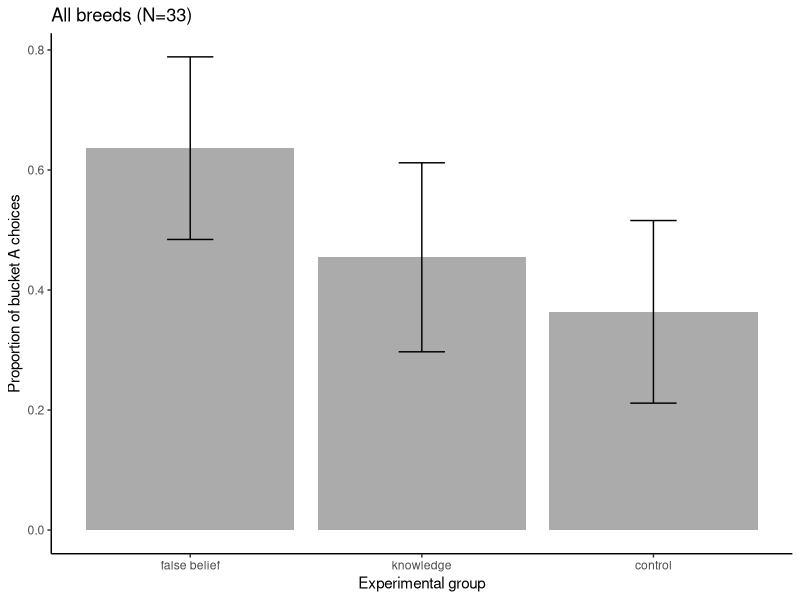
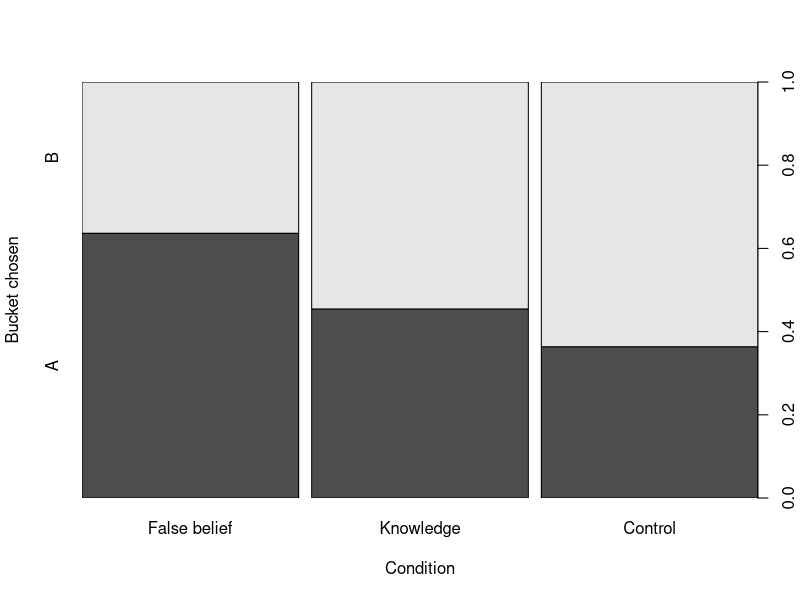

Recreate these plots in R, in order.
## ---- chunk 1
library(tidyverse)
library(ggplot2)
## ---- chunk 2
xdata <- read.csv("data/tested_dogs.csv", header = TRUE) %>% 
  na.omit %>% 
  mutate(choice_letter = as.factor(choice_letter)) %>% 
  mutate(condition = as.factor(condition))
## ---- chunk 3

#descriptive statistics
##nr. dogs choosing bucket A and B overall
table(xdata$choice_letter)
##proportions relative to the whole sample
mean(xdata$choice_letter=="A")
mean(xdata$choice_letter=="B")
##nr. dogs choosing bucket A and B in each condition
table(xdata$condition, xdata$choice_letter)
##proportions relative to the different conditions
fb_subset <- xdata[xdata$condition == "false_belief", ]
know_subset <- xdata[xdata$condition == "knowledge", ]
ctr_subset <- xdata[xdata$condition == "control", ]
mean(fb_subset$choice_letter=="A")
mean(know_subset$choice_letter=="A")
mean(ctr_subset$choice_letter=="A")

#table with descriptive stats for plotting
plot.data <- xdata %>%
  mutate(choice = ifelse(choice_letter == "A", 1, 0)) %>%
  mutate(condition = fct_relevel(
    fct_recode(
      condition,
      "false belief" = "false_belief",
      "knowledge" = "knowledge",
      "control" = "control"
    ),
    "false belief",
    "knowledge",
    "control"
  )) %>% #specify order of factor levels for factor_relevel
  group_by(condition) %>%
  summarise(
    mean.choiceA = mean(choice),
    sd.choiceA = sd(choice),
    n.choseA = sum(choice),
    median.choiceA = median(choice),
    n.tested.per.cond = length(choice),
    se.choiceA = sd(choice) / sqrt(length(choice))
  )

plot.data

##barplot of choices by experimental group

p.choice <- ggplot(data = plot.data, aes(x = condition, y = mean.choiceA)) +
  geom_bar(stat = "identity", alpha = 0.5) +
  geom_errorbar(aes(ymin = mean.choiceA - se.choiceA, ymax = mean.choiceA + #error bars represent standard error
                      se.choiceA),
                width = .2) +
  #ylim(0,0.8)+
  #geom_signif(comparisons=list(c("False Belief", #"Knowledge")), annotations="*",
  #             y_position = 0.75, tip_length = 0.04, #vjust=0.4) +
  theme_classic() +
  labs(x = "Experimental group", y = "Proportion of bucket A choices")+
  ggtitle("All breeds (N=33)")

p.choice
 
#saving the plot with ggsave
# ggsave(
#   "./graphs/bucket_A_choices_BC.png",
#   plot = last_plot(),
#   device = NULL,
#  # path = "C:/Users/lonardol/Desktop/False Belief experiment/FB_2_follow_up/Graphs/Border Collies",
#   scale = 0.8,
#   width = 7,
#   height = 6,
#   #units = c("in", "cm", "mm"),
#   dpi = 320,
#   limitsize = TRUE
# )
## ---- chunk 4
#mosaic plot to visualize also bucket B choices
mosaic.plot.data  <- xdata %>%
  mutate(choice_letter = fct_relevel(choice_letter, "B", "A")) %>%
  mutate(condition = fct_relevel(
    fct_recode(
      condition,
      "False belief" = "false_belief",
      "Knowledge" = "knowledge",
      "Control" = "control"
    ),
    "False belief",
    "Knowledge",
    "Control"
  )) #specify order of factor levels for factor_relevel

plot(mosaic.plot.data$condition,mosaic.plot.data$choice_letter,
  xlab = "Condition",
  ylab = "Bucket chosen")


#saving the plot with ggsave
# ggsave(
#   "./graphs/bucket_A_choices_BC.png",
#   plot = last_plot(),
#   device = NULL,
#  # path = "C:/Users/lonardol/Desktop/False Belief experiment/FB_2_follow_up/Graphs/Border Collies",
#   scale = 0.8,
#   width = 7,
#   height = 6,
#   #units = c("in", "cm", "mm"),
#   dpi = 320,
#   limitsize = TRUE
# )
